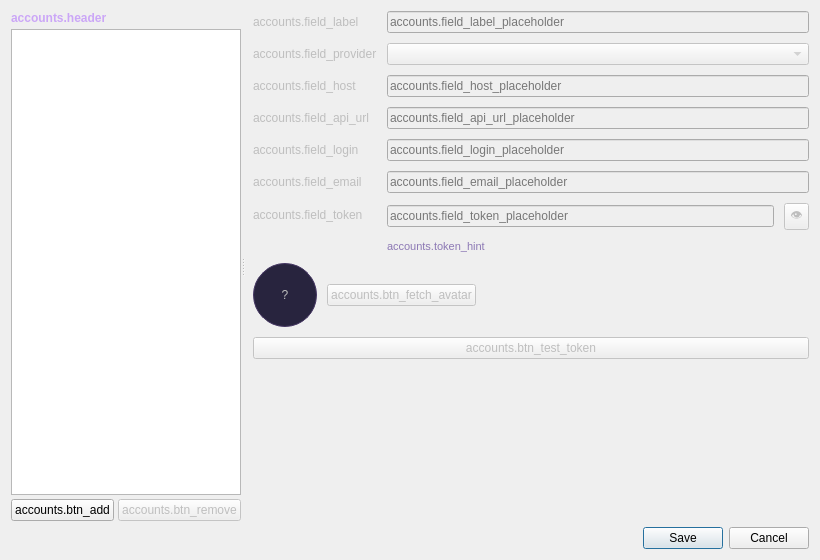
<?xml version="1.0" encoding="UTF-8"?>
<ui version="4.0">
 <class>AccountsDialog</class>
 <widget class="QDialog" name="AccountsDialog">
  <property name="geometry">
   <rect>
    <x>0</x>
    <y>0</y>
    <width>820</width>
    <height>560</height>
   </rect>
  </property>
  <property name="windowTitle">
   <string notr="true">accounts.title</string>
  </property>
  <layout class="QVBoxLayout" name="mainLayout">
   <item>
    <widget class="QSplitter" name="splitter">
     <property name="orientation">
      <enum>Qt::Orientation::Horizontal</enum>
     </property>
     <widget class="QWidget" name="leftPanel">
      <property name="minimumSize">
       <size>
        <width>230</width>
        <height>0</height>
       </size>
      </property>
      <property name="maximumSize">
       <size>
        <width>230</width>
        <height>16777215</height>
       </size>
      </property>
      <layout class="QVBoxLayout" name="leftLayout">
       <property name="spacing">
        <number>4</number>
       </property>
       <property name="leftMargin">
        <number>0</number>
       </property>
       <property name="topMargin">
        <number>0</number>
       </property>
       <property name="rightMargin">
        <number>0</number>
       </property>
       <property name="bottomMargin">
        <number>0</number>
       </property>
       <item>
        <widget class="QLabel" name="headerLabel">
         <property name="styleSheet">
          <string notr="true">font-weight: bold; color: rgb(203,166,247);</string>
         </property>
         <property name="text">
          <string notr="true">accounts.header</string>
         </property>
        </widget>
       </item>
       <item>
        <widget class="QListWidget" name="accountList">
         <property name="selectionMode">
          <enum>QAbstractItemView::SelectionMode::SingleSelection</enum>
         </property>
        </widget>
       </item>
       <item>
        <layout class="QHBoxLayout" name="listButtonRow">
         <item>
          <widget class="QPushButton" name="addButton">
           <property name="text">
            <string notr="true">accounts.btn_add</string>
           </property>
          </widget>
         </item>
         <item>
          <widget class="QPushButton" name="removeButton">
           <property name="enabled">
            <bool>false</bool>
           </property>
           <property name="text">
            <string notr="true">accounts.btn_remove</string>
           </property>
          </widget>
         </item>
        </layout>
       </item>
      </layout>
     </widget>
     <widget class="QWidget" name="editorPanel">
      <property name="enabled">
       <bool>false</bool>
      </property>
      <layout class="QVBoxLayout" name="editorLayout">
       <property name="spacing">
        <number>10</number>
       </property>
       <property name="leftMargin">
        <number>8</number>
       </property>
       <property name="topMargin">
        <number>0</number>
       </property>
       <property name="rightMargin">
        <number>0</number>
       </property>
       <property name="bottomMargin">
        <number>0</number>
       </property>
       <item>
        <layout class="QFormLayout" name="editorForm">
         <item row="0" column="0">
          <widget class="QLabel" name="labelFieldLabel">
           <property name="text">
            <string notr="true">accounts.field_label</string>
           </property>
           <property name="buddy">
            <cstring>labelEdit</cstring>
           </property>
          </widget>
         </item>
         <item row="0" column="1">
          <widget class="QLineEdit" name="labelEdit">
           <property name="placeholderText">
            <string notr="true">accounts.field_label_placeholder</string>
           </property>
          </widget>
         </item>
         <item row="1" column="0">
          <widget class="QLabel" name="providerLabel">
           <property name="text">
            <string notr="true">accounts.field_provider</string>
           </property>
           <property name="buddy">
            <cstring>providerCombo</cstring>
           </property>
          </widget>
         </item>
         <item row="1" column="1">
          <widget class="QComboBox" name="providerCombo"/>
         </item>
         <item row="2" column="0">
          <widget class="QLabel" name="hostLabel">
           <property name="text">
            <string notr="true">accounts.field_host</string>
           </property>
           <property name="buddy">
            <cstring>hostEdit</cstring>
           </property>
          </widget>
         </item>
         <item row="2" column="1">
          <widget class="QLineEdit" name="hostEdit">
           <property name="placeholderText">
            <string notr="true">accounts.field_host_placeholder</string>
           </property>
          </widget>
         </item>
         <item row="3" column="0">
          <widget class="QLabel" name="apiUrlLabel">
           <property name="text">
            <string notr="true">accounts.field_api_url</string>
           </property>
           <property name="buddy">
            <cstring>apiUrlEdit</cstring>
           </property>
          </widget>
         </item>
         <item row="3" column="1">
          <widget class="QLineEdit" name="apiUrlEdit">
           <property name="placeholderText">
            <string notr="true">accounts.field_api_url_placeholder</string>
           </property>
          </widget>
         </item>
         <item row="4" column="0">
          <widget class="QLabel" name="userLabel">
           <property name="text">
            <string notr="true">accounts.field_login</string>
           </property>
           <property name="buddy">
            <cstring>userEdit</cstring>
           </property>
          </widget>
         </item>
         <item row="4" column="1">
          <widget class="QLineEdit" name="userEdit">
           <property name="placeholderText">
            <string notr="true">accounts.field_login_placeholder</string>
           </property>
          </widget>
         </item>
         <item row="5" column="0">
          <widget class="QLabel" name="emailLabel">
           <property name="text">
            <string notr="true">accounts.field_email</string>
           </property>
           <property name="buddy">
            <cstring>emailEdit</cstring>
           </property>
          </widget>
         </item>
         <item row="5" column="1">
          <widget class="QLineEdit" name="emailEdit">
           <property name="placeholderText">
            <string notr="true">accounts.field_email_placeholder</string>
           </property>
          </widget>
         </item>
         <item row="6" column="0">
          <widget class="QLabel" name="tokenLabel">
           <property name="text">
            <string notr="true">accounts.field_token</string>
           </property>
           <property name="buddy">
            <cstring>tokenEdit</cstring>
           </property>
          </widget>
         </item>
         <item row="6" column="1">
          <layout class="QHBoxLayout" name="tokenRow">
           <item>
            <widget class="QLineEdit" name="tokenEdit">
             <property name="echoMode">
              <enum>QLineEdit::EchoMode::Password</enum>
             </property>
             <property name="placeholderText">
              <string notr="true">accounts.field_token_placeholder</string>
             </property>
            </widget>
           </item>
           <item>
            <widget class="QPushButton" name="showTokenButton">
             <property name="minimumSize">
              <size>
               <width>32</width>
               <height>0</height>
              </size>
             </property>
             <property name="maximumSize">
              <size>
               <width>32</width>
               <height>16777215</height>
              </size>
             </property>
             <property name="styleSheet">
              <string notr="true">padding: 2px 5px; min-width: 0;</string>
             </property>
             <property name="text">
              <string notr="true">👁</string>
             </property>
             <property name="checkable">
              <bool>true</bool>
             </property>
            </widget>
           </item>
          </layout>
         </item>
         <item row="7" column="1">
          <widget class="QLabel" name="tokenHintLabel">
           <property name="styleSheet">
            <string notr="true">color: rgb(140,120,180); font-size: 11px;</string>
           </property>
           <property name="text">
            <string notr="true">accounts.token_hint</string>
           </property>
           <property name="textFormat">
            <enum>Qt::TextFormat::RichText</enum>
           </property>
           <property name="wordWrap">
            <bool>true</bool>
           </property>
          </widget>
         </item>
        </layout>
       </item>
       <item>
        <layout class="QHBoxLayout" name="avatarRow">
         <item>
          <widget class="QLabel" name="avatarLabel">
           <property name="minimumSize">
            <size>
             <width>64</width>
             <height>64</height>
            </size>
           </property>
           <property name="maximumSize">
            <size>
             <width>64</width>
             <height>64</height>
            </size>
           </property>
           <property name="styleSheet">
            <string notr="true">border: 1px solid rgb(70,55,100); border-radius: 32px; background: rgb(40,36,62);</string>
           </property>
           <property name="text">
            <string notr="true">?</string>
           </property>
           <property name="alignment">
            <set>Qt::AlignmentFlag::AlignCenter</set>
           </property>
          </widget>
         </item>
         <item>
          <widget class="QPushButton" name="fetchAvatarButton">
           <property name="text">
            <string notr="true">accounts.btn_fetch_avatar</string>
           </property>
          </widget>
         </item>
         <item>
          <spacer name="avatarSpacer">
           <property name="orientation">
            <enum>Qt::Orientation::Horizontal</enum>
           </property>
           <property name="sizeHint" stdset="0">
            <size>
             <width>0</width>
             <height>0</height>
            </size>
           </property>
          </spacer>
         </item>
        </layout>
       </item>
       <item>
        <widget class="QPushButton" name="testButton">
         <property name="text">
          <string notr="true">accounts.btn_test_token</string>
         </property>
        </widget>
       </item>
       <item>
        <widget class="QLabel" name="testResultLabel">
         <property name="styleSheet">
          <string notr="true">color: rgb(140,120,180); font-size: 11px;</string>
         </property>
         <property name="text">
          <string notr="true"/>
         </property>
         <property name="wordWrap">
          <bool>true</bool>
         </property>
        </widget>
       </item>
       <item>
        <spacer name="editorSpacer">
         <property name="orientation">
          <enum>Qt::Orientation::Vertical</enum>
         </property>
         <property name="sizeHint" stdset="0">
          <size>
           <width>0</width>
           <height>0</height>
          </size>
         </property>
        </spacer>
       </item>
      </layout>
     </widget>
    </widget>
   </item>
   <item>
    <widget class="QDialogButtonBox" name="buttonBox">
     <property name="standardButtons">
      <set>QDialogButtonBox::StandardButton::Cancel|QDialogButtonBox::StandardButton::Save</set>
     </property>
    </widget>
   </item>
  </layout>
 </widget>
 <resources/>
 <connections/>
</ui>
